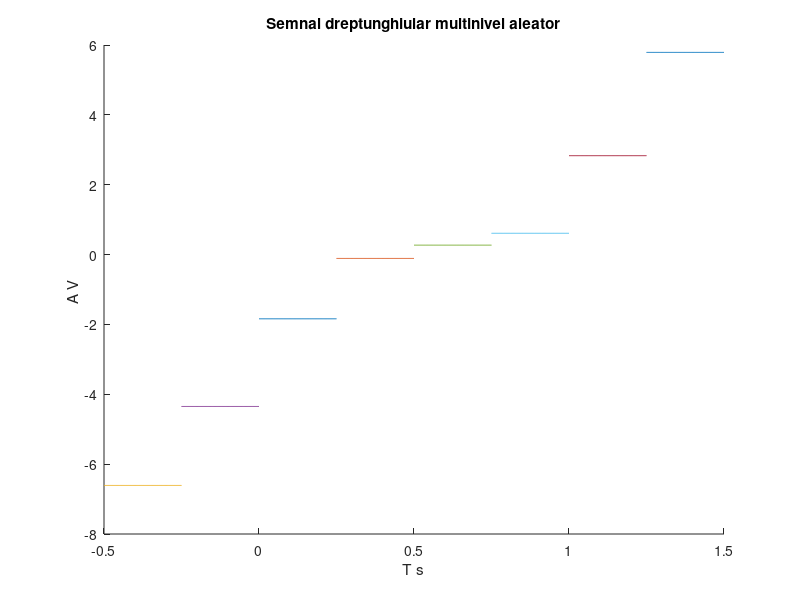

MATLAB code to generate this figure:
hold on;
%folosesc aceasta intructiune pentru a pastra graficul curent atunci cand
%adaug alt grafic
%temporara de 2ms
r1=rand(1); %genereaza cate un numar aleator cu distributie uniforma
r2=rand(1);
r3=rand(1);
r4=rand(1);
r5=rand(1); 
r6=rand(1);
r7=rand(1);
r8=rand(1);
t1=0:.002:0.25;
t2=0.25:.002:0.5;
x0=-5*r1*square(2*pi*4*t1,100);
x1=-3*r2*square(2*pi*4*t1,100);
x2=-1*r3*square(2*pi*4*t2,100);
x3=r4*square(2*pi*4*t1,100);
x4=3*r5*square(2*pi*4*t1,100);
x5=5*r6*square(2*pi*4*t1,100);
x6=-7*r7*square(2*pi*4*t1,100);
x7=7*r8*square(2*pi*4*t1,100);

plot(t1,x1);
plot(t2,x2);
plot(-0.5+t1,x6);
plot(-0.25+t1,x0);
plot(0.25+t2,x3);
plot(0.5+t2,x4);
plot(0.75+t2,x5);
plot(1+t2,x7);
xlabel('T s')
ylabel('A V ')
title('Semnal dreptunghiular multinivel aleator')
